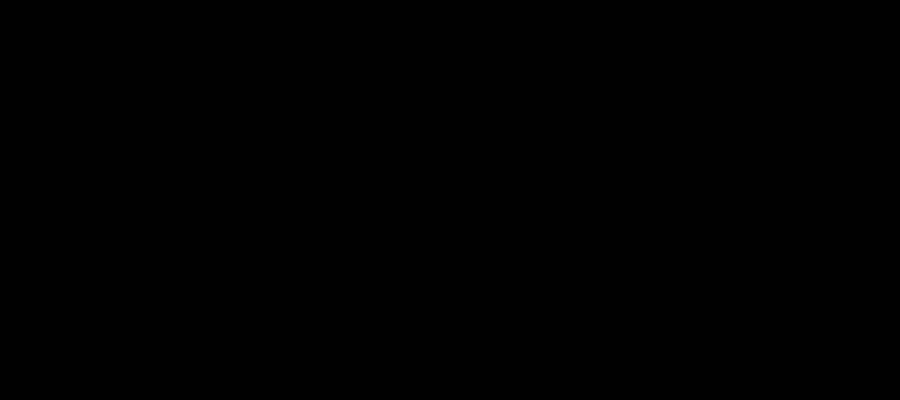
Frame 1 (no input)
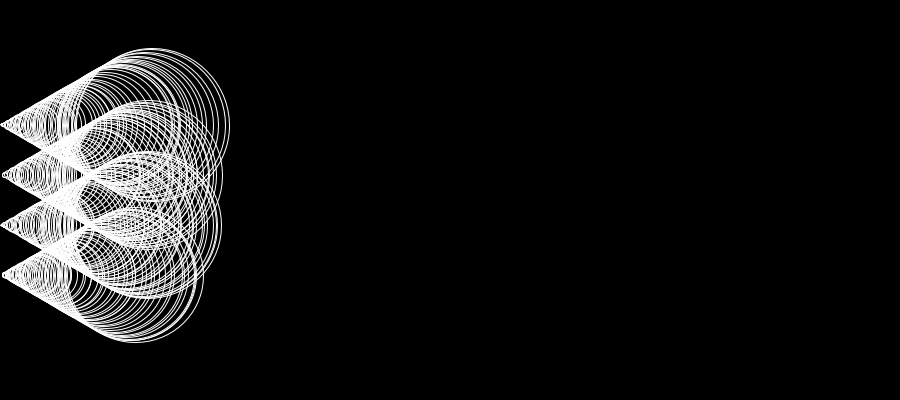
Frame 60 (the mouse pressed at the canvas centre just before this capture)
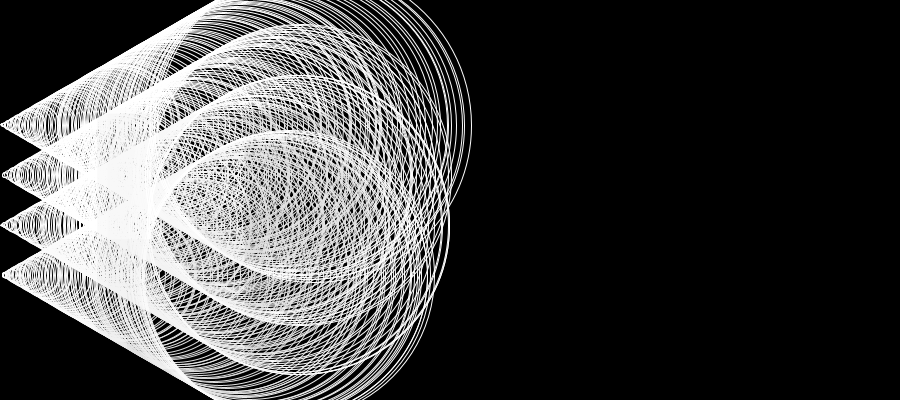
Frame 120 (the mouse held since frame 60 and released just before this capture)

The Processing sketch that drew these frames (run headless with seeded random() and noise(); from frame 60 on, the mouse is pressed at the canvas centre):

// Processing sketch: processing_72464
// ── processing_72464.pde

// A "horse race" -- using variables that increase
// Every time a different winner!
 
 
// Declare and initialize four float variables
float rectX1 = 0;
float rectX2 = 0;
float rectX3 = 0;
float rectX4 = 0;
 float R = random(400);
 
void setup() {
  size(900,400);
  smooth();
  background(0);
}
 
void draw() {
   
  // the blue level is controlled by the frame count
  // mod (%) keeps the value from going past 255
  noFill();
   stroke(255);
  // Use the variables to specify the location of some rects.
  // mod (%) keeps the value from going off the right edge of the screen
  ellipse(rectX1 % width, 125, rectX1 % width, rectX1 % width);
  ellipse(rectX2 % width, 175, rectX2 % width, rectX2 % width);
  ellipse(rectX3 % width, 225, rectX3 % width, rectX3 % width);
  ellipse(rectX4 % width, 275, rectX4 % width, rectX4 % width);
   
  // Add some random number between 0 and 5
  // This will draw the rect further to the right on the next pass
  rectX1 = rectX1 + random(0, 5);
  rectX2 = rectX2 + random(0, 5);
  rectX3 = rectX3 + random(0, 5);
  rectX4 = rectX4 + random(0, 5);
  noStroke();
  fill(0, random(0, 10));
  rect(random(900),random(400),R,R);
}
